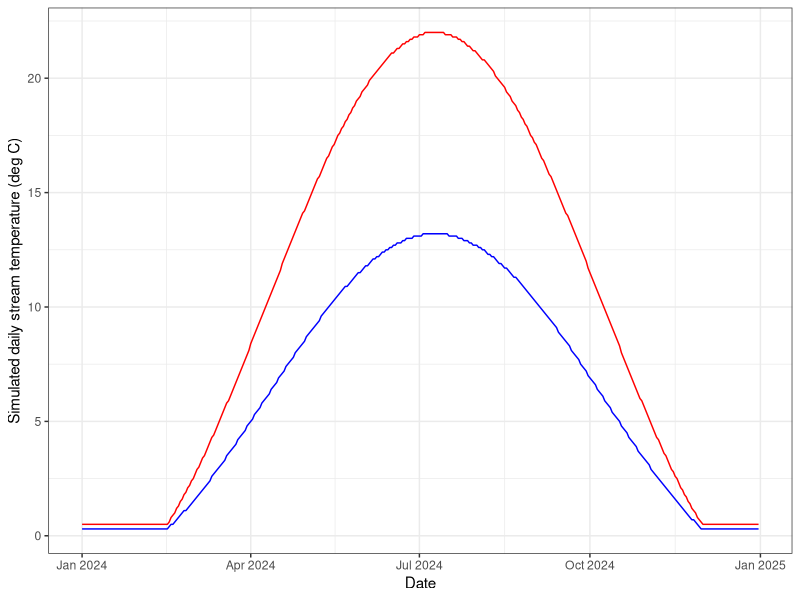
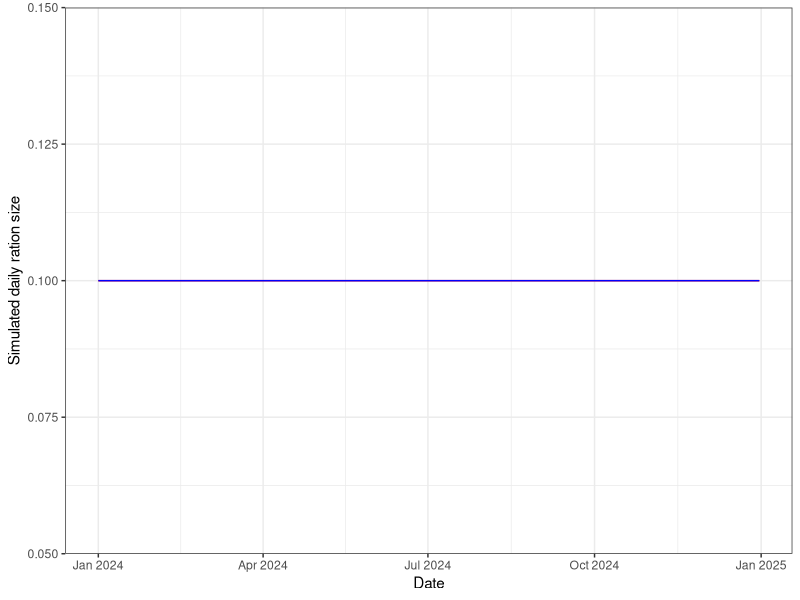

The R script that drew these images, in order:
## ----include = FALSE----------------------------------------------------------
library(tidyverse)
library(ggpubr)
library(egg)


## -----------------------------------------------------------------------------
# Set seed for reproducibility
set.seed(123)

# 1. Create a date range (1 year)
dates <- seq(as.Date("2024-01-01"), as.Date("2024-12-31"), by="day")
n <- length(dates)
doy <- as.numeric(format(dates, "%j")) # Day of year

# 2. Simulate Stream Temperature (Sine wave + Noise)
# Parameters: Midpoint, Amplitude, Offset
base_temp <- 10        # Average annual temperature
amplitude <- 12         # Seasonal fluctuation amplitude
# Peak temperature occurs late in the year (July/Aug)
stream_temp <- base_temp + amplitude * sin(2 * pi * (doy - 100) / 365)

# 3. Add random noise (daily weather variation)
noise <- rnorm(n, mean = 0, sd = 0) # no variation for simplicity
simulated_temp <- stream_temp + noise

# 4. Force values near 0 to small postive, max = 25
simulated_temp[simulated_temp < 0.5] <- 0.5
simulated_temp[simulated_temp > 25] <- 25

# 4. Simulate cold regime using a multiplier
simulated_temp_cold <- simulated_temp*0.6

# 4. Create Data Frame
habitat_df <- tibble(date = dates, 
                     doy = 1:length(dates),#doy, 
                     temp_warm = round(simulated_temp, digits = 1), 
                     temp_cold = round(simulated_temp_cold, digits = 1))

# 5. Plot the simulation
habitat_df %>% ggplot() + 
  geom_line(aes(x = date, y = temp_warm), color = "red") +
  geom_line(aes(x = date, y = temp_cold), color = "blue") +
  theme_bw() + 
  xlab("Date") + 
  ylab("Simulated daily stream temperature (deg C)")


# function to retrieve water temperature in patch = patch and at doy/time = t
get_patchtemp <- function(t, patch) {
  if (patch == "warm") {
    habitat_df$temp_warm[habitat_df$doy == t]
  } else {
    habitat_df$temp_cold[habitat_df$doy == t]
  }
}


## -----------------------------------------------------------------------------
# define habitat specific ration size
ration_cold <- 0.10
ration_warm <- 0.10

# define random variation in ration size
ration_sd <- 0.00 # no variation for simplicity

# function to generate patch food availability at time t (stochastic)
patch_food <- function(patch) {
  if (patch == "warm") {
    max(0, min(1, rnorm(1, ration_warm, ration_sd)))
  } else {
    max(0, min(1, rnorm(1, ration_cold, ration_sd)))
  }
}

# define food in habitat tibble
habitat_df <- habitat_df %>% 
  mutate(ration_warm = replicate(n = dim(.)[1], patch_food("warm")),
         ration_cold = replicate(n = dim(.)[1], patch_food("cold")))

# plot ration size
habitat_df %>% ggplot() + 
  geom_line(aes(x = date, y = ration_warm), color = "red") +
  geom_line(aes(x = date, y = ration_cold), color = "blue") +
  theme_bw() + 
  xlab("Date") + 
  ylab("Simulated daily ration size")


# function to retrieve ration in patch = patch and at doy/time = t
get_patchration <- function(t, patch) {
  if (patch == "warm") {
    habitat_df$ration_warm[habitat_df$doy == t]
  } else {
    habitat_df$ration_cold[habitat_df$doy == t]
  }
}


## -----------------------------------------------------------------------------
str(habitat_df)
head(habitat_df)
